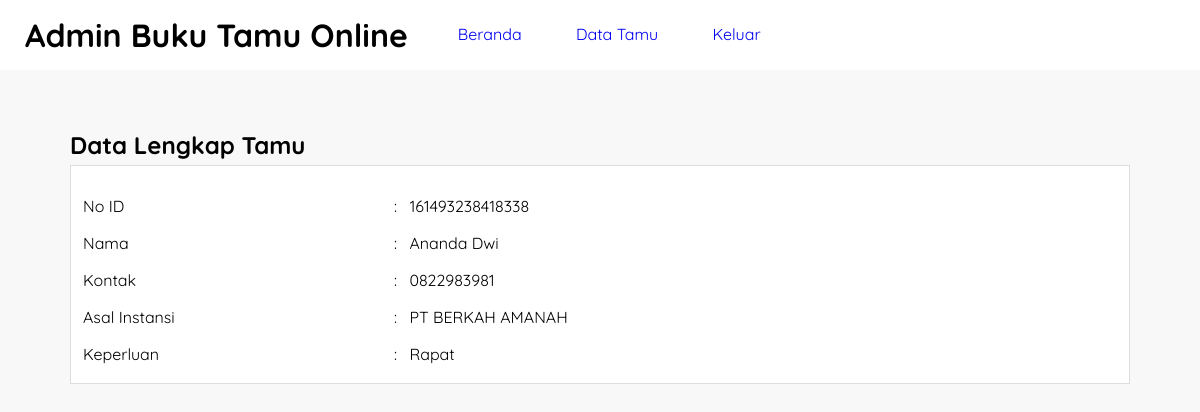
The app's page /detail-tamu.php?id=161493238418338 (signed in) with its own data.
### tables this page shows
CREATE TABLE `tb_bukutamu` (
  `id_tamu` varchar(25) NOT NULL,
  `tanggal` datetime NOT NULL,
  `nama` varchar(50) NOT NULL,
  `kontak` varchar(50) NOT NULL,
  `asal_instansi` varchar(100) NOT NULL,
  `keperluan` text NOT NULL,
  `foto` varchar(50) NOT NULL
);

### detail-tamu.php (the view, shortened to what this page needs)
<?php
	include 'koneksi.php';
	$tamu = mysqli_query($conn, "SELECT * FROM tb_bukutamu WHERE id_tamu = '".$_GET['id']."' ");
	$p = mysqli_fetch_object($tamu);
?>
<!DOCTYPE html>
<html>
<head>
	<link rel="stylesheet" type="text/css" href="css/gaya.css">
</head>
<body>
	<header>
		<h1>Admin Buku Tamu Online</h1>
		<ul>
			<li><a href="hal-admin.php">Beranda</a></li>
			<li><a href="data-tamu.php">Data Tamu</a></li>
			<li><a href="keluar.php">Keluar</a></li>
		</ul>
	</header>
	<section class="content">
		<h2>Data Lengkap Tamu</h2>
		<div class="box">
			<table class="table-data" border="0">
				<tr>
					<td>No ID</td>
					<td>:</td>
					<td><?php echo $p->id_tamu ?></td>
				</tr>
				<tr>
					<td>Nama</td>
					<td>:</td>
					<td><?php echo $p->nama ?></td>
				</tr>
				<tr>
					<td>Kontak</td>
					<td>:</td>
					<td><?php echo $p->kontak ?></td>
				</tr>
				<tr>
					<td>Asal Instansi</td>
					<td>:</td>
					<td><?php echo $p->asal_instansi ?></td>
				</tr>
				<tr>
					<td>Keperluan</td>
					<td>:</td>
					<td><?php echo $p->keperluan ?></td>
				</tr>
			</table>
		</div>
	</section>
</body>
</html>

### css/gaya.css (style rules this page uses)
* { margin:0; padding: 0; font-family: 'Quicksand', sans-serif; }
body { background-color: #f8f8f8; }
.box { background-color: #fff; border: 1px solid #ddd; padding: 10px; box-sizing: border-box; margin: 5px 0 25px; }
.table-data { width: 100%; margin-top: 10px; }
.table-data tr { height: 35px; }
.table-data tr td:nth-child(1) { width: 30%; }
header { background-color: #fff; }
header::after { content: ''; display: block; clear: both; }
header h1 { padding: 15px 25px; display: inline-block; float: left; }
header ul { float: left; }
header ul li { padding: 24px 25px; display: inline-block; }
a { text-decoration: none; }
.content { width: 90%; padding: 10px; box-sizing: border-box; margin: 50px auto; }

### records on screen
tb_bukutamu: id_tamu "161493238418338", nama "Ananda Dwi", kontak "0822983981", asal_instansi "PT BERKAH AMANAH", keperluan "Rapat"
